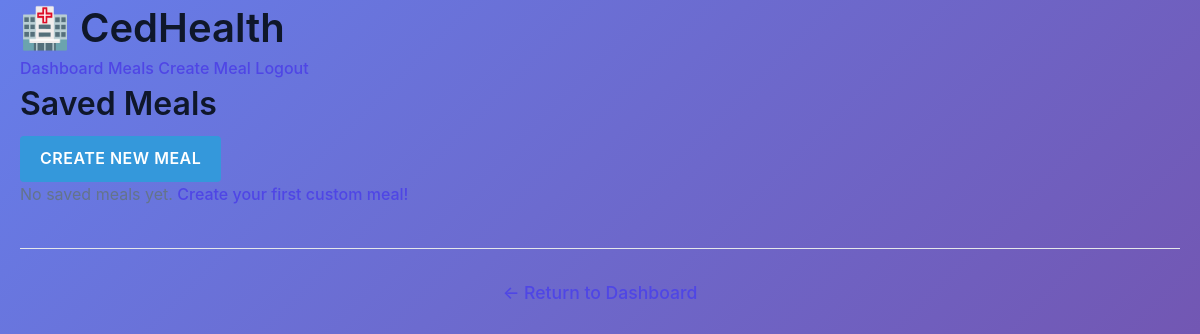
/saved_meals (signed in), run on an earlier commit of the app's database.
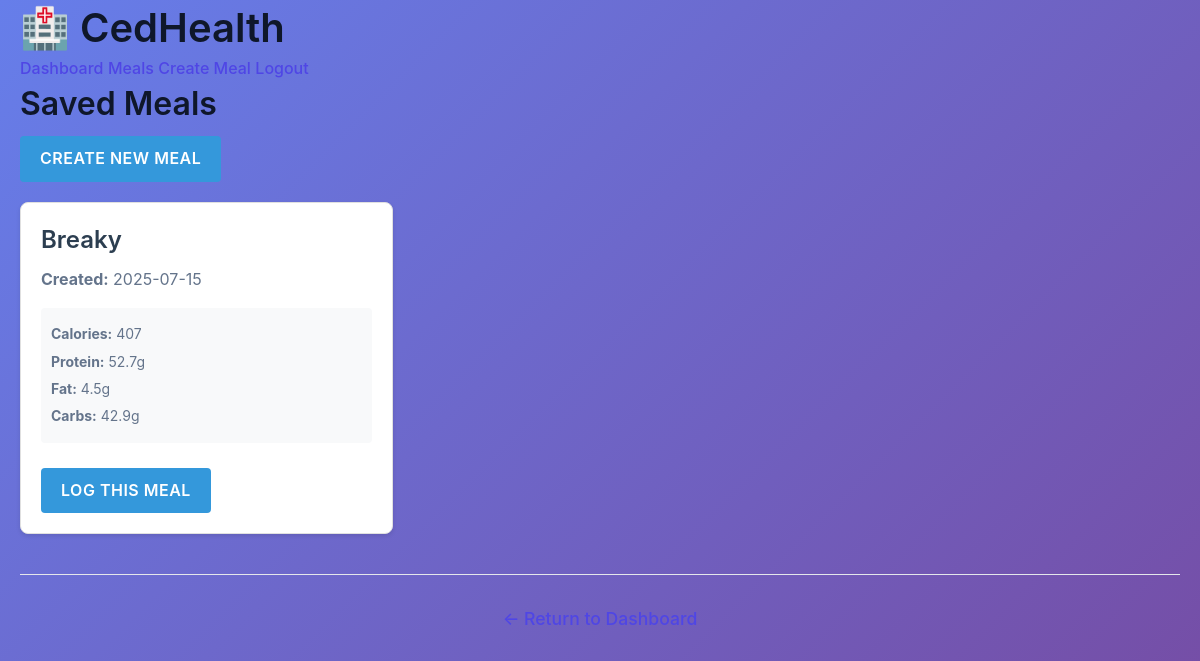
And on a later commit of the database.
### tables this page shows
CREATE TABLE saved_meals (
            id INTEGER PRIMARY KEY AUTOINCREMENT,
            user_id INTEGER,
            meal_name TEXT,
            created_date TEXT,
            FOREIGN KEY (user_id) REFERENCES users(id)
        );

### cedhealth_app.py (the view)
@app.route('/saved_meals')
def saved_meals():
    if 'user_id' not in session:
        return redirect(url_for('login'))
    conn = sqlite3.connect('cedhealth.db')
    c = conn.cursor()
    c.execute('''
        SELECT sm.id, sm.meal_name, sm.created_date,
               SUM(smi.calories) as total_calories,
               SUM(smi.protein) as total_protein,
               SUM(smi.fat) as total_fat,
               SUM(smi.carbs) as total_carbs
        FROM saved_meals sm
        LEFT JOIN saved_meal_items smi ON sm.id = smi.saved_meal_id
        WHERE sm.user_id = ?
        GROUP BY sm.id, sm.meal_name, sm.created_date
        ORDER BY sm.created_date DESC
    ''', (session['user_id'],))
    saved_meals_data = c.fetchall()
    conn.close()
    return render_template('saved_meals.html', saved_meals=saved_meals_data)

### templates/saved_meals.html (shortened to what this page needs)
<!DOCTYPE html>
<html lang="en">
<head>
    <link rel="stylesheet" href="{{ url_for('static', filename='style.css') }}">
</head>
<body>
    <div class="container">
        <nav class="navbar">
            <div class="nav-brand">
                <h1>🏥 CedHealth</h1>
            </div>
            <div class="nav-links">
                <a href="{{ url_for('dashboard') }}">Dashboard</a>
                <a href="{{ url_for('meals') }}">Meals</a>
                <a href="{{ url_for('create_meal') }}">Create Meal</a>
                <a href="{{ url_for('logout') }}">Logout</a>
            </div>
        </nav>
        <div class="content">
            <h2>Saved Meals</h2>
            <a href="{{ url_for('create_meal') }}" class="btn">Create New Meal</a>
            {% if saved_meals %}
                <div class="saved-meals-grid">
                    {% for meal in saved_meals %}
                        <div class="saved-meal-card">
                            <h3>{{ meal[1] }}</h3>
                            <p><strong>Created:</strong> {{ meal[2] }}</p>
                            <div class="nutrition-summary">
                                <p><strong>Calories:</strong> {{ "%.0f"|format(meal[3] or 0) }}</p>
                                <p><strong>Protein:</strong> {{ "%.1f"|format(meal[4] or 0) }}g</p>
                                <p><strong>Fat:</strong> {{ "%.1f"|format(meal[5] or 0) }}g</p>
                                <p><strong>Carbs:</strong> {{ "%.1f"|format(meal[6] or 0) }}g</p>
                            </div>
                            <a href="{{ url_for('log_saved_meal', saved_meal_id=meal[0]) }}" class="btn">Log This Meal</a>
                        </div>
                    {% endfor %}
                </div>
            {% else %}
                <p>No saved meals yet. <a href="{{ url_for('create_meal') }}">Create your first custom meal!</a></p>
            {% endif %}
            <div class="back-link">
                <a href="/dashboard">← Return to Dashboard</a>
            </div>
        </div>
    </div>
</body>
</html>

What changed in the data, as far as the page shows it:
added saved_meals: meal_name "Breaky", created_date "2025-07-15", meal "407", meal "52.7", meal "4.5", meal "42.9"
Also different on the page:
text no longer shown: "Create your first custom meal!"
